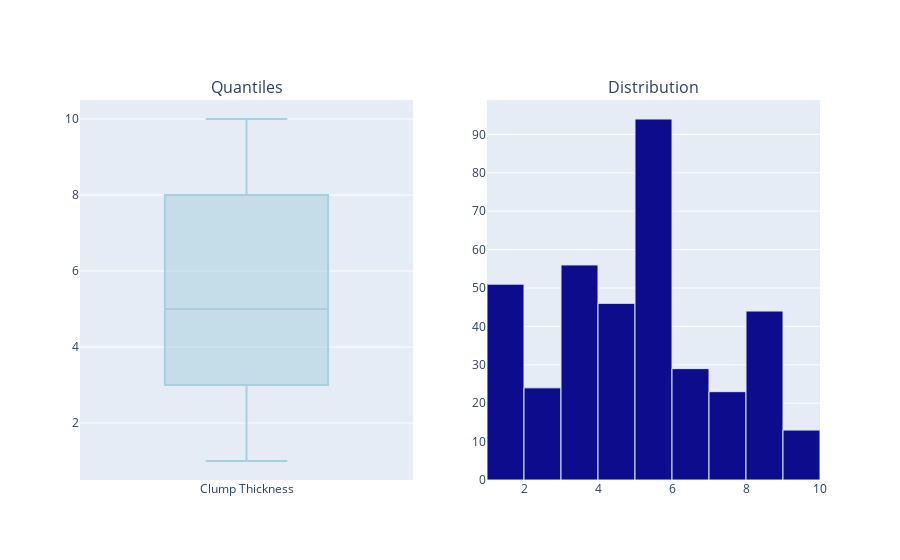
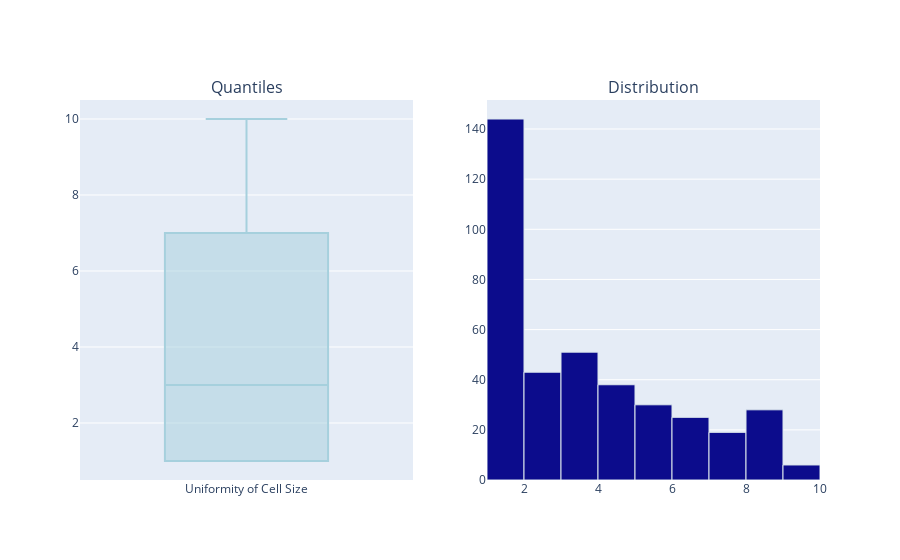
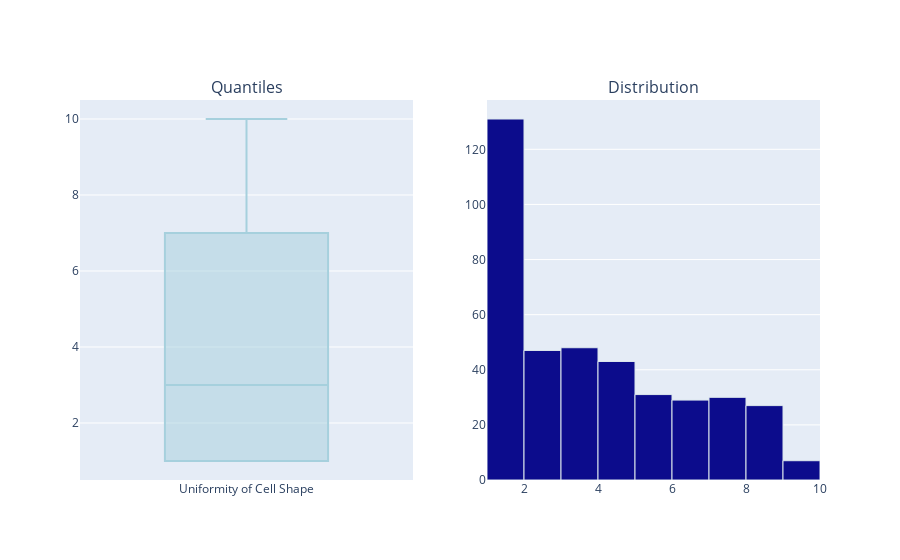
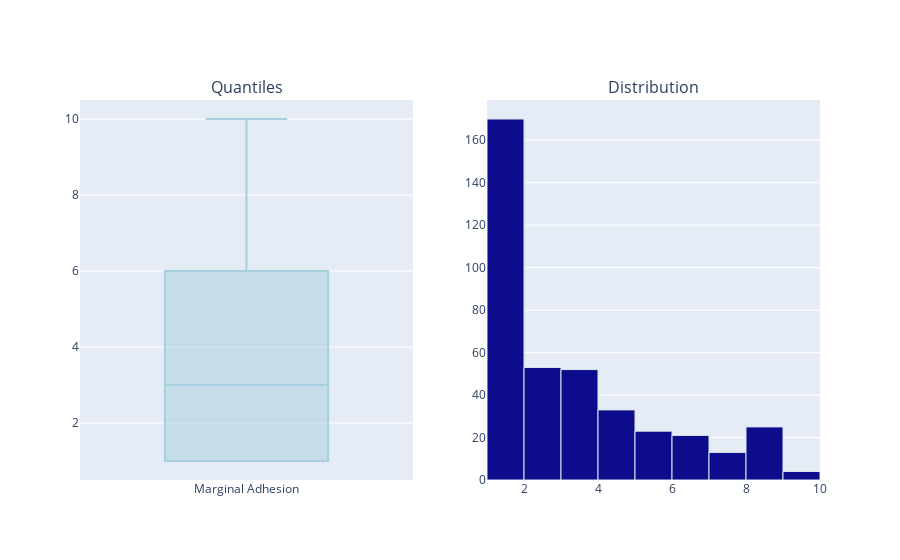

The notebook cell these images were saved under, in order:
### Code cell
for var in df:
    num_var_summary(df,var)

### Figure 1 — Plotly figure (JSON) as saved in the notebook; plotly's stock layout.template omitted (floating-point values rounded to 4 significant figures; data arrays with more than 128 entries replaced by an {"elided": "..."} marker saying what was removed)
{"data": [{"marker": {"color": "#A6D0DD"}, "name": "Clump Thickness", "showlegend": false, "type": "box", "xaxis": "x", "y": {"elided": "449 int values"}, "yaxis": "y"}, {"marker": {"color": "rgb(12, 12, 140)", "line": {"color": "#DBE6EC", "width": 1}}, "name": "Clump Thickness", "showlegend": false, "type": "histogram", "x": {"elided": "449 int values"}, "xaxis": "x2", "xbins": {"end": 10, "start": 1}, "yaxis": "y2"}], "layout": {"annotations": [{"font": {"size": 16}, "showarrow": false, "text": "Quantiles", "x": 0.225, "xanchor": "center", "xref": "paper", "y": 1, "yanchor": "bottom", "yref": "paper"}, {"font": {"size": 16}, "showarrow": false, "text": "Distribution", "x": 0.775, "xanchor": "center", "xref": "paper", "y": 1, "yanchor": "bottom", "yref": "paper"}], "xaxis": {"anchor": "y", "domain": [0, 0.45]}, "xaxis2": {"anchor": "y2", "domain": [0.55, 1]}, "yaxis": {"anchor": "x", "domain": [0, 1]}, "yaxis2": {"anchor": "x2", "domain": [0, 1]}}}

### Figure 2 — Plotly figure (JSON) as saved in the notebook; plotly's stock layout.template omitted (floating-point values rounded to 4 significant figures; data arrays with more than 128 entries replaced by an {"elided": "..."} marker saying what was removed)
{"data": [{"marker": {"color": "#A6D0DD"}, "name": "Uniformity of Cell Size", "showlegend": false, "type": "box", "xaxis": "x", "y": {"elided": "449 int values"}, "yaxis": "y"}, {"marker": {"color": "rgb(12, 12, 140)", "line": {"color": "#DBE6EC", "width": 1}}, "name": "Uniformity of Cell Size", "showlegend": false, "type": "histogram", "x": {"elided": "449 int values"}, "xaxis": "x2", "xbins": {"end": 10, "start": 1}, "yaxis": "y2"}], "layout": {"annotations": [{"font": {"size": 16}, "showarrow": false, "text": "Quantiles", "x": 0.225, "xanchor": "center", "xref": "paper", "y": 1, "yanchor": "bottom", "yref": "paper"}, {"font": {"size": 16}, "showarrow": false, "text": "Distribution", "x": 0.775, "xanchor": "center", "xref": "paper", "y": 1, "yanchor": "bottom", "yref": "paper"}], "xaxis": {"anchor": "y", "domain": [0, 0.45]}, "xaxis2": {"anchor": "y2", "domain": [0.55, 1]}, "yaxis": {"anchor": "x", "domain": [0, 1]}, "yaxis2": {"anchor": "x2", "domain": [0, 1]}}}

### Figure 3 — Plotly figure (JSON) as saved in the notebook; plotly's stock layout.template omitted (floating-point values rounded to 4 significant figures; data arrays with more than 128 entries replaced by an {"elided": "..."} marker saying what was removed)
{"data": [{"marker": {"color": "#A6D0DD"}, "name": "Uniformity of Cell Shape", "showlegend": false, "type": "box", "xaxis": "x", "y": {"elided": "449 int values"}, "yaxis": "y"}, {"marker": {"color": "rgb(12, 12, 140)", "line": {"color": "#DBE6EC", "width": 1}}, "name": "Uniformity of Cell Shape", "showlegend": false, "type": "histogram", "x": {"elided": "449 int values"}, "xaxis": "x2", "xbins": {"end": 10, "start": 1}, "yaxis": "y2"}], "layout": {"annotations": [{"font": {"size": 16}, "showarrow": false, "text": "Quantiles", "x": 0.225, "xanchor": "center", "xref": "paper", "y": 1, "yanchor": "bottom", "yref": "paper"}, {"font": {"size": 16}, "showarrow": false, "text": "Distribution", "x": 0.775, "xanchor": "center", "xref": "paper", "y": 1, "yanchor": "bottom", "yref": "paper"}], "xaxis": {"anchor": "y", "domain": [0, 0.45]}, "xaxis2": {"anchor": "y2", "domain": [0.55, 1]}, "yaxis": {"anchor": "x", "domain": [0, 1]}, "yaxis2": {"anchor": "x2", "domain": [0, 1]}}}

### Figure 4 — Plotly figure (JSON) as saved in the notebook; plotly's stock layout.template omitted (floating-point values rounded to 4 significant figures; data arrays with more than 128 entries replaced by an {"elided": "..."} marker saying what was removed)
{"data": [{"marker": {"color": "#A6D0DD"}, "name": "Marginal Adhesion", "showlegend": false, "type": "box", "xaxis": "x", "y": {"elided": "449 int values"}, "yaxis": "y"}, {"marker": {"color": "rgb(12, 12, 140)", "line": {"color": "#DBE6EC", "width": 1}}, "name": "Marginal Adhesion", "showlegend": false, "type": "histogram", "x": {"elided": "449 int values"}, "xaxis": "x2", "xbins": {"end": 10, "start": 1}, "yaxis": "y2"}], "layout": {"annotations": [{"font": {"size": 16}, "showarrow": false, "text": "Quantiles", "x": 0.225, "xanchor": "center", "xref": "paper", "y": 1, "yanchor": "bottom", "yref": "paper"}, {"font": {"size": 16}, "showarrow": false, "text": "Distribution", "x": 0.775, "xanchor": "center", "xref": "paper", "y": 1, "yanchor": "bottom", "yref": "paper"}], "xaxis": {"anchor": "y", "domain": [0, 0.45]}, "xaxis2": {"anchor": "y2", "domain": [0.55, 1]}, "yaxis": {"anchor": "x", "domain": [0, 1]}, "yaxis2": {"anchor": "x2", "domain": [0, 1]}}}
